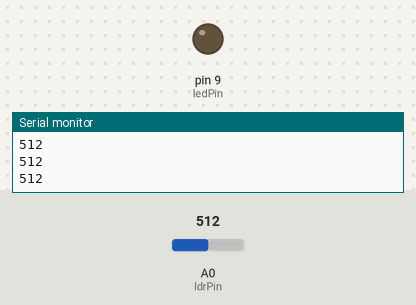
Bench run of a sketch on a simulated Arduino Uno, built with avr-gcc and run on an emulated ATmega328P. Parts: output pins drawn as LEDs (lit = HIGH), the last lines printed to the serial monitor. The test bench sets the inputs (shaded band); at power-on: A0 (ldrPin) = 512.

Above: at 1.2 s.
1.3 s: A0 (ldrPin) set to 481
At 2.6 s:
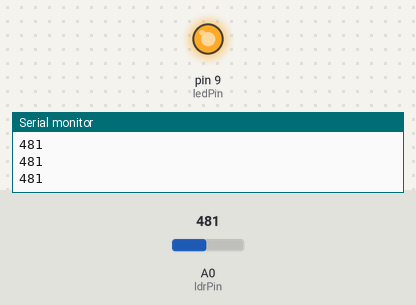
2.9 s: A0 (ldrPin) set to 510
At 4.0 s:
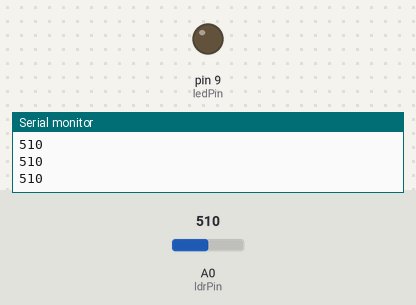
4.5 s: A0 (ldrPin) set to 490
At 5.3 s:
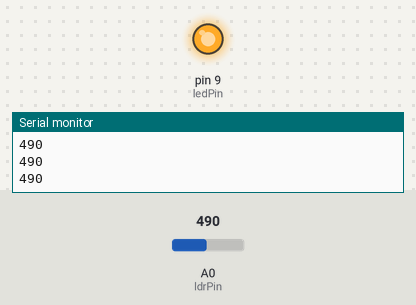
Timing chart, 0 to 7.5 s (numbered marks = the images above; inputs shaded):
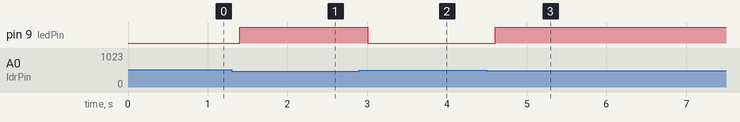

The sketch:

ldr-light.ino
```cpp
int ldrPin = A0;
int ledPin = 9;

int threshold = 500; // adjust based on lighting

void setup() {
  pinMode(ledPin, OUTPUT);
  Serial.begin(9600);
}

void loop() {
  int ldrValue = analogRead(ldrPin);

  Serial.println(ldrValue); // for calibration

  if (ldrValue < threshold) {
    digitalWrite(ledPin, HIGH); // DARK → LED ON
  }
  else {
    digitalWrite(ledPin, LOW);  // BRIGHT → LED OFF
  }

  delay(200);
}
```

Measured:
- the behaviour switches between 500 and 499 on A0 (ldrPin) (found by bisection; images 0 and 1)
- after the input at 1.3 s, pin 9 (ledPin): LOW → HIGH after 0.10 s
- after the input at 2.9 s, pin 9 (ledPin): HIGH → LOW after 0.10 s
- after the input at 4.5 s, pin 9 (ledPin): LOW → HIGH after 0.11 s
